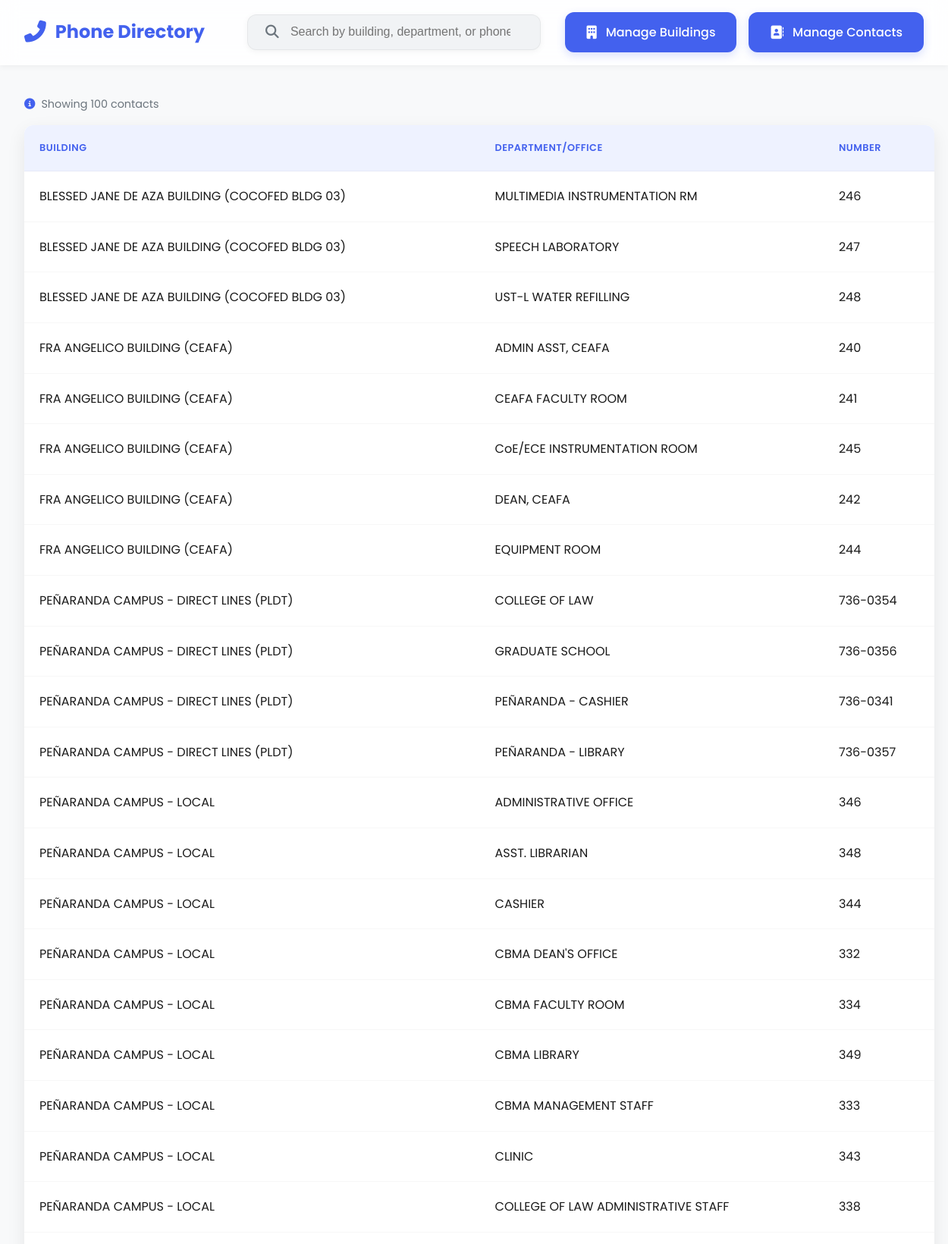
The page / (upper part) on the database its author committed.
### tables this page shows
CREATE TABLE `contacts` (
  `id` int(11) NOT NULL,
  `building_id` int(11) NOT NULL,
  `department` varchar(100) NOT NULL,
  `number` varchar(50) NOT NULL
);

CREATE TABLE `buildings` (
  `id` int(11) NOT NULL,
  `building_name` varchar(100) NOT NULL
);

### index.php (the view, shortened to what this page needs)
<?php
$host = '127.0.0.1';
$dbname = 'phone_directory';
$username = 'your_username';
$password = 'your_password';
try {
    $pdo = new PDO("mysql:host=$host;dbname=$dbname;charset=utf8mb4", $username, $password);
    $pdo->setAttribute(PDO::ATTR_ERRMODE, PDO::ERRMODE_EXCEPTION);
    $contactsQuery = $pdo->query("
        SELECT c.id, b.building_name, c.department, c.number
        FROM contacts c
        JOIN buildings b ON c.building_id = b.id
        ORDER BY b.building_name, c.department
        LIMIT 100
    ");
    $initialContacts = $contactsQuery->fetchAll(PDO::FETCH_ASSOC);
} catch (PDOException $e) {
    die("Database connection failed: " . $e->getMessage());
}
?>
<!DOCTYPE html>
<html lang="en">
<head>
  <link rel="stylesheet" href="https://cdnjs.cloudflare.com/ajax/libs/font-awesome/6.4.0/css/all.min.css">
</head>
<body>
<header>
  <a href="#" class="logo">
    <i class="fas fa-phone-alt"></i>
    <span>Phone Directory</span>
  </a>
  <div class="search-container">
    <i class="fas fa-search search-icon"></i>
    <input type="search" id="search" placeholder="Search by building, department, or phone number..." aria-label="Search contacts" autocomplete="off" />
  </div>
  <nav role="navigation" aria-label="Manage links">
    <a href="manage_buildings.php"><i class="fas fa-building"></i> Manage Buildings</a>
    <a href="manage_contacts.php"><i class="fas fa-address-book"></i> Manage Contacts</a>
  </nav>
</header>
<main class="container">
  <div class="result-count" id="resultCount">
    <i class="fas fa-info-circle"></i>
    <span>Showing <?php echo count($initialContacts); ?> contacts</span>
  </div>
  <div class="table-wrapper">
    <table id="resultsTable" aria-live="polite" aria-relevant="all" role="grid">
      <thead>
        <tr role="row">
          <th scope="col">Building</th>
          <th scope="col">Department/Office</th>
          <th scope="col">Number</th>
        </tr>
      </thead>
      <tbody id="resultsBody">
        <?php if (count($initialContacts) > 0): ?>
          <?php foreach ($initialContacts as $contact): ?>
            <tr role="row">
              <td><?php echo htmlspecialchars($contact['building_name']); ?></td>
              <td><?php echo htmlspecialchars($contact['department']); ?></td>
              <td><?php echo htmlspecialchars($contact['number']); ?></td>
            </tr>
          <?php endforeach; ?>
        <?php endif; ?>
      </tbody>
    </table>
  </div>
</main>
</body>
</html>

### index.php (style rules this page uses)
:root { --primary: #4361ee; --primary-light: #eef2ff; --primary-dark: #3a56d4; --secondary: #f72585; --light: #f8f9fa; --dark: #1a1a1a; --gray: #6c757d; --light-gray: #f1f3f5; --white: #ffffff; --success: #4cc9f0; --warning: #ffc107; --warning-dark: #e0a800; --border-radius: 12px; --border-radius-sm: 6px; --box-shadow: 0 8px 24px rgba(0, 0, 0, 0.08); --box-shadow-sm: 0 2px 8px rgba(0, 0, 0, 0.05); --transition: all 0.25s cubic-bezier(0.4, 0, 0.2, 1); --glass-effect: backdrop-filter: blur(12px); }
* { box-sizing: border-box; margin: 0; padding: 0; }
body { font-family: 'Poppins', sans-serif; background-color: var(--light); margin: 0; color: var(--dark); line-height: 1.6; min-height: 100vh; display: flex; flex-direction: column; }
header { background: rgba(255, 255, 255, 0.85); padding: 1rem 2rem; display: flex; flex-wrap: wrap; align-items: center; justify-content: space-between; box-shadow: var(--box-shadow-sm); position: sticky; top: 0; z-index: 1000; backdrop-filter: blur(12px); -webkit-backdrop-filter: blur(12px); border-bottom: 1px solid rgba(255, 255, 255, 0.2); }
.logo { display: flex; align-items: center; gap: 0.75rem; font-size: 1.5rem; font-weight: 700; margin-right: 1.5rem; color: var(--primary); text-decoration: none; transition: var(--transition); }
.logo i { color: var(--primary); font-size: 1.8rem; }
.search-container { flex: 1 1 auto; max-width: 700px; position: relative; margin: 0 2rem; }
header input[type="search"] { width: 100%; padding: 0.85rem 1.5rem 0.85rem 3.5rem; border: 1px solid rgba(0, 0, 0, 0.05); border-radius: var(--border-radius); font-size: 1rem; background-color: var(--light-gray); transition: var(--transition); font-weight: 400; box-shadow: var(--box-shadow-sm); }
.search-icon { position: absolute; left: 1.5rem; top: 50%; transform: translateY(-50%); color: var(--gray); font-size: 1.1rem; }
nav { display: flex; gap: 1rem; }
nav a { background-color: var(--primary); padding: 0.85rem 1.75rem; text-decoration: none; border-radius: var(--border-radius); color: var(--white); font-weight: 500; transition: var(--transition); display: flex; align-items: center; gap: 0.75rem; white-space: nowrap; box-shadow: 0 4px 12px rgba(67, 97, 238, 0.2); position: relative; overflow: hidden; }
nav a::before { content: ''; position: absolute; top: 0; left: -100%; width: 100%; height: 100%; background: linear-gradient(90deg, transparent, rgba(255, 255, 255, 0.2), transparent); transition: var(--transition); }
nav a i { font-size: 1.1rem; }
.container { max-width: 2500px; margin: 1.5rem auto; padding: 0 2rem; flex: 1; }
.table-wrapper { height: calc(100vh - 200px); width: 100%; max-width: 98vw; margin: 1rem auto; overflow: auto; background: var(--white); border-radius: var(--border-radius); box-shadow: var(--box-shadow); position: relative; }
table { width: 100%; min-width: 1200px; border-collapse: separate; border-spacing: 0; }
th, td { padding: 1.25rem; text-align: left; border-bottom: 1px solid rgba(0, 0, 0, 0.03); }
th { background-color: var(--primary-light); font-weight: 600; text-transform: uppercase; font-size: 0.8rem; letter-spacing: 0.5px; color: var(--primary); position: sticky; top: 0; }
.result-count { margin: 1rem 0; color: var(--gray); font-size: 0.9rem; display: flex; align-items: center; gap: 0.5rem; }
.result-count i { color: var(--primary); }

### rows shown on the page
contacts: building.building_name "BLESSED JANE DE AZA BUILDING (COCOFED BLDG 03)", department "MULTIMEDIA INSTRUMENTATION RM", number "246"
contacts: building.building_name "BLESSED JANE DE AZA BUILDING (COCOFED BLDG 03)", department "SPEECH LABORATORY", number "247"
contacts: building.building_name "BLESSED JANE DE AZA BUILDING (COCOFED BLDG 03)", department "UST-L WATER REFILLING", number "248"
contacts: building.building_name "FRA ANGELICO BUILDING (CEAFA)", department "ADMIN ASST, CEAFA", number "240"
contacts: building.building_name "FRA ANGELICO BUILDING (CEAFA)", department "CEAFA FACULTY ROOM", number "241"
contacts: building.building_name "FRA ANGELICO BUILDING (CEAFA)", department "CoE/ECE INSTRUMENTATION ROOM", number "245"
contacts: building.building_name "FRA ANGELICO BUILDING (CEAFA)", department "DEAN, CEAFA", number "242"
contacts: building.building_name "FRA ANGELICO BUILDING (CEAFA)", department "EQUIPMENT ROOM", number "244"
contacts: building.building_name "PEÑARANDA CAMPUS - DIRECT LINES (PLDT)", department "COLLEGE OF LAW", number "736-0354"
contacts: building.building_name "PEÑARANDA CAMPUS - DIRECT LINES (PLDT)", department "GRADUATE SCHOOL", number "736-0356"
contacts: building.building_name "PEÑARANDA CAMPUS - DIRECT LINES (PLDT)", department "PEÑARANDA - CASHIER", number "736-0341"
contacts: building.building_name "PEÑARANDA CAMPUS - DIRECT LINES (PLDT)", department "PEÑARANDA - LIBRARY", number "736-0357"
contacts: building.building_name "PEÑARANDA CAMPUS - LOCAL", department "ADMINISTRATIVE OFFICE", number "346"
contacts: building.building_name "PEÑARANDA CAMPUS - LOCAL", department "ASST. LIBRARIAN", number "348"
contacts: building.building_name "PEÑARANDA CAMPUS - LOCAL", department "CASHIER", number "344"
contacts: building.building_name "PEÑARANDA CAMPUS - LOCAL", department "CBMA DEAN'S OFFICE", number "332"
contacts: building.building_name "PEÑARANDA CAMPUS - LOCAL", department "CBMA FACULTY ROOM", number "334"
contacts: building.building_name "PEÑARANDA CAMPUS - LOCAL", department "CBMA LIBRARY", number "349"
contacts: building.building_name "PEÑARANDA CAMPUS - LOCAL", department "CBMA MANAGEMENT STAFF", number "333"
contacts: building.building_name "PEÑARANDA CAMPUS - LOCAL", department "CLINIC", number "343"
contacts: building.building_name "PEÑARANDA CAMPUS - LOCAL", department "COLLEGE OF LAW ADMINISTRATIVE STAFF", number "338"

### other values the page prints
count($initialContacts) "100"
